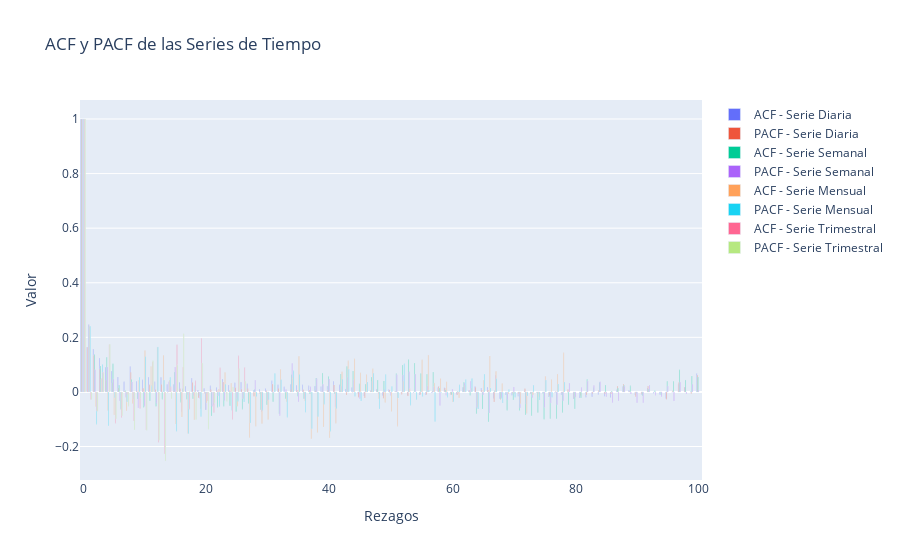

Notebook code cell kept with this figure:
### Markdown cell above
### Analisis de estacionaridad
---
Una serie es estacionaria si su media y varianza son constantes en el tiempo y no muestra una tendencia creciente o decreciente.
A continuacion se despliegan una serie de pruebas para determinar si la serie es estacionaria.

**✅ Pruebas estadísticas para Estacionariedad**
1. Prueba de Dickey-Fuller Aumentada (ADF)

**Objetivo:** Determinar si la serie tiene una raíz unitaria (lo que indica no estacionariedad).

- Hipótesis Nula (H₀): La serie tiene una raíz unitaria (NO es estacionaria).
- Hipótesis Alternativa (H₁): La serie es estacionaria.
- Si p-valor < 0.05, rechazamos H₀ → La serie es estacionaria.

### Code cell
import plotly.graph_objects as go
import pandas as pd
import numpy as np
from statsmodels.tsa.stattools import acf, pacf

# Definir series y títulos
series = [daily_serie, weekly_serie, monthly_serie, quarterly_serie]
titles = ["Serie Diaria", "Serie Semanal", "Serie Mensual", "Serie Trimestral"]

fig = go.Figure()

for i, (data, title) in enumerate(zip(series, titles)):
    data_clean = data.dropna()
    lags = min(100, len(data_clean) // 2)  # Ajuste dinámico de rezagos
    if lags > 0:
        acf_values = acf(data_clean, nlags=lags)
        pacf_values = pacf(data_clean, nlags=lags, method='ywm')
        
        fig.add_trace(go.Bar(x=list(range(lags+1)), y=acf_values, name=f"ACF - {title}"))
        fig.add_trace(go.Bar(x=list(range(lags+1)), y=pacf_values, name=f"PACF - {title}"))

fig.update_layout(title="ACF y PACF de las Series de Tiempo", xaxis_title="Rezagos", yaxis_title="Valor", barmode='group')
fig.show()
